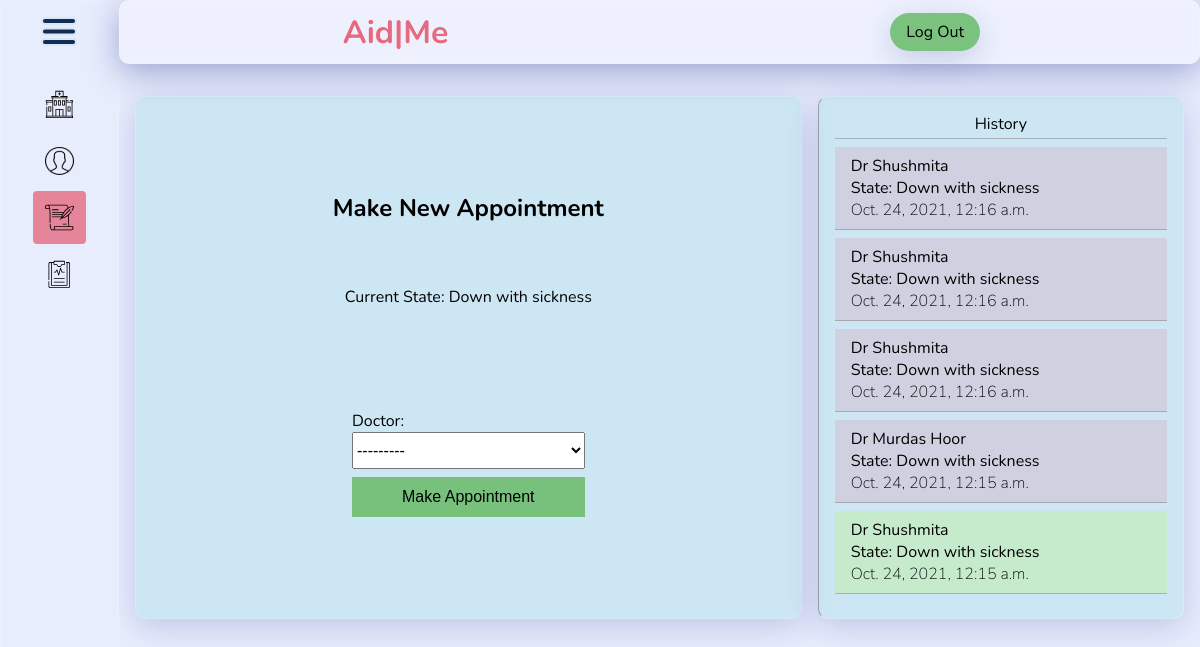
The page /patient/appointment/ (signed in) on the database its author committed.
### patient/models.py (models this page shows, shortened)
class Patient(models.Model):
  GENDER_CHOICES = (
    ('Male', 'Male'),
    ('Female', 'Female')
  )
  user = models.OneToOneField(User, on_delete=models.CASCADE)
  fullname = models.CharField(max_length=50, null=True, blank=True)
  gender = models.CharField(max_length=6, choices=GENDER_CHOICES, null=True, blank=True)
  picture = models.ImageField(default='default.jpg')
  dob = models.DateField(auto_now=False, auto_now_add=False, null=True, blank=True)
  currentState = models.CharField(max_length=256, null=True, blank=True)

class Request(models.Model):
  confirmed = models.BooleanField(default=False)
  patient = models.ForeignKey('Patient', on_delete=models.CASCADE)
  doctor = models.ForeignKey('assistant.Doctor', on_delete=models.CASCADE)
  currentState = models.CharField(max_length=256, default='unspecified')
  created_at = models.DateTimeField(auto_now_add=True)
  class Meta:
    ordering = ['-created_at']

### assistant/models.py (models this page shows)
class Doctor(models.Model):
  name = models.CharField(max_length=50)
  max_slots = models.PositiveIntegerField(default=10)
  available = models.PositiveIntegerField(default=10)
  def __str__(self):
    return str(self.name)

### patient/decorators.py (the view)
  def warpper_func(request, *args, **kwargs):
    group = ''
    if request.user.groups.exists():
      group = request.user.groups.all()[0].name
    if group == 'assistant':
      return redirect('assistant:index')
    else:
      return view_func(request, *args, **kwargs)

### patient/forms.py
class RequestForm(forms.ModelForm):
  class Meta:
    model = Request
    fields = ["doctor"]

### patient/views.py (called while the page is built)
@login_required
@patient_only
def makeAppointment(request):
  if request.method == 'POST':
    form = RequestForm(request.POST)
    if form.is_valid():
      patient = Patient.objects.get(user = request.user)
      instance = form.save(commit=False)
      instance.patient = patient
      instance.currentState = patient.currentState
      instance.save()
      messages.success(request, 'Appointment Requested')
      form = RequestForm()
  else:
    form = RequestForm()
  appointments = Request.objects.filter(patient__user__username = request.user.username)[:5]
  currentState = Patient.objects.filter(user = request.user)[0].currentState
  context = {
    'form': form,
    'appointments': appointments,
    'currentState': currentState
  }
  return render(request, 'makeAppointment.html', context)

### patient/templates/makeAppointment.html (shortened to what this page needs)
{% extends 'base.html' %}
{% load static %}
{% block content %}
  <main>
  <link rel="stylesheet" href="{% static 'css/makeAppointment.css' %}">
    <div class="form">
      <h2>Make New Appointment</h2>
      <a href={% url 'update_profile' %}>Current State: {{ currentState }}</a>
      <form method="POST">
        {{ form }}
        <button type="submit">Make Appointment</button>
      </form>
    </div>
    {% if appointments %}
      <ul class="history">
        <div><a href={% url 'history' page=1 %}>History</a></div>
        {% for appointment in appointments %}
          <li id={% if appointment.confirmed %} "confirmed" {% endif %} >
            <p>{{ appointment.doctor }}</p>
            <p>State: {{ appointment.currentState }}</p>
            <p>{{ appointment.created_at }}</p>
          </li>
        {% endfor %}
      </ul>
    {% endif %}
  </main>
{% endblock content %}

### patient/static/css/base.css (style rules this page uses)
* { margin: 0; padding: 0; box-sizing: border-box; }
a { text-decoration: none; color: black; }
li { list-style: none; }
button { background: none; border: none; }
body { height: calc(100vh - 64px); background-color: #e8edfd; display: flex; flex-direction: column-reverse; font-family: 'Nunito', sans-serif; margin-bottom: 15rem; }
@media only screen and (min-width: 800px) { body { flex-direction: row; margin-bottom: 4rem; } }

### patient/static/css/makeAppointment.css (style rules this page uses)
main { display: flex; justify-content: flex-end; margin-top: 2rem; }
main .form { flex: 2; display: flex; flex-direction: column; align-items: center; justify-content: space-evenly; background-color: rgba(102, 204, 204, 0.2); box-shadow: 0 8px 32px 0 rgba( 31, 38, 135, 0.2 ); backdrop-filter: blur( 4px ); -webkit-backdrop-filter: blur( 4px ); border-radius: 10px; border: 1px solid rgba( 255, 255, 255, 0.18 ); padding: 2rem 0; margin: 0 1rem; }
form { display: flex; flex-direction: column; justify-content: space-around; width: 90%; padding: 1% 5%; margin-top: 2rem; }
form select { padding: .5rem 0; font-size: 1rem; cursor: pointer; }
form button { background-color: #6ebd72e8; padding: .7rem 1rem; font-size: 1rem; cursor: pointer; margin-top: .5rem; }
.history { display: none; }
@media only screen and (min-width: 800px) { form { width: 45%; } }
@media only screen and (min-width: 800px) { main .history { display: initial; flex: 1; margin-right: 1rem; padding: 1rem 1rem; background-color: rgba(102, 204, 204, 0.2); box-shadow: 0 8px 32px 0 rgba( 31, 38, 135, 0.2 ); backdrop-filter: blur( 4px ); -webkit-backdrop-filter: blur( 4px ); border-radius: 10px; border: 1px solid rgba( 255, 255, 255, 0.18 ); border-left: 1px groove rgba(128, 128, 128, 0.7); } }
@media only screen and (min-width: 800px) { #confirmed { background-color: rgba(172, 255, 47, 0.2); } }
@media only screen and (min-width: 800px) { .history div { text-align: center; width: 100%; padding-bottom: .2rem; margin-bottom: .5rem; border-bottom: 1px groove rgba(128, 128, 128, 0.5); } }
@media only screen and (min-width: 800px) { .history li p:last-child { font-weight: 200; } }
@media only screen and (min-width: 800px) { .history li { margin-bottom: .5rem; padding: .5rem 1rem; border-bottom: 1px groove rgba(128, 128, 128, 0.5); background-color: rgba(220, 20, 60, 0.1); } }

### rows shown on the page
Patient: currentState "Down with sickness"
Request: doctor "Dr Shushmita", currentState "Down with sickness", created_at "Oct. 24, 2021, 12:16 a.m."
Request: doctor "Dr Shushmita", currentState "Down with sickness", created_at "Oct. 24, 2021, 12:16 a.m."
Request: doctor "Dr Shushmita", currentState "Down with sickness", created_at "Oct. 24, 2021, 12:16 a.m."
Request: doctor "Dr Murdas Hoor", currentState "Down with sickness", created_at "Oct. 24, 2021, 12:15 a.m."
Request: doctor "Dr Shushmita", currentState "Down with sickness", created_at "Oct. 24, 2021, 12:15 a.m."
